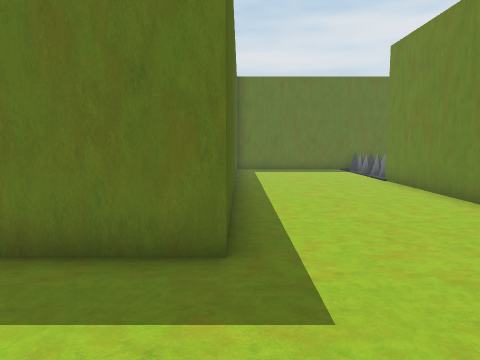
view 1 (above)

16 first-person views from a walk through a 3-D level made in the Unity game engine. The camera is 1.4 m above the floor, tilts 6° down and sees 70° across. The floor is counted in squares, 1 m on a side. Each view is taken from the middle of a square. On the plan, view 1 faces up. The plan holds only what a view shows up to about 15 squares ahead; the rest is blank. The place goes on beyond the plan. The player character is not drawn.

view 2
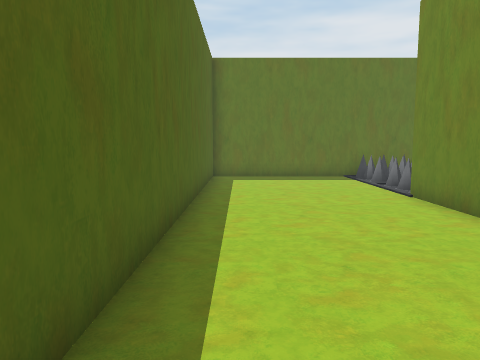

view 3
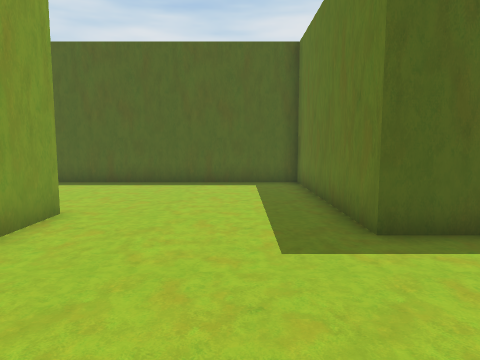

view 4
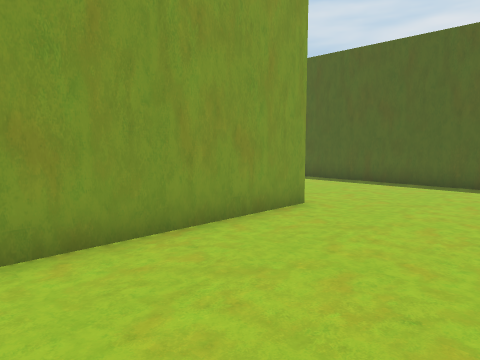

view 5
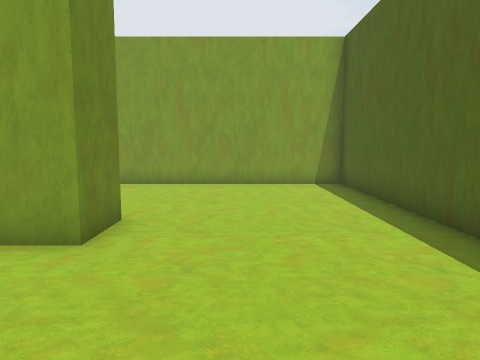

view 6
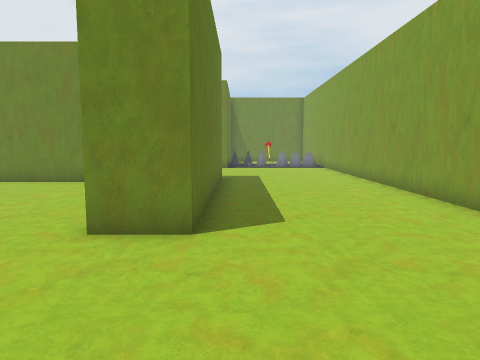

view 7
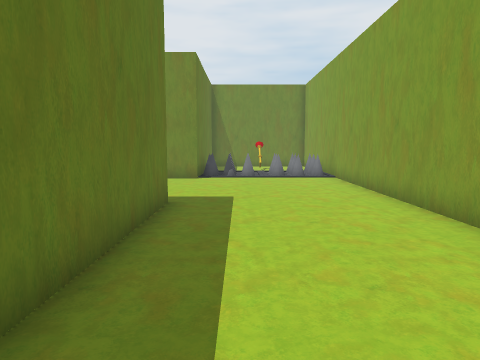

view 8
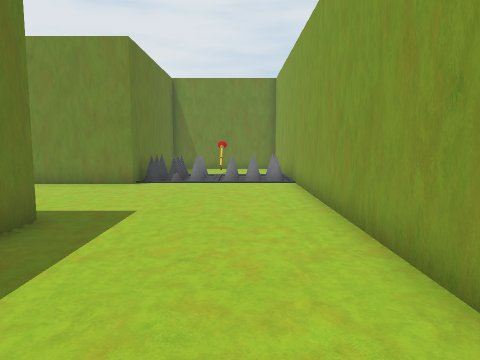

view 9
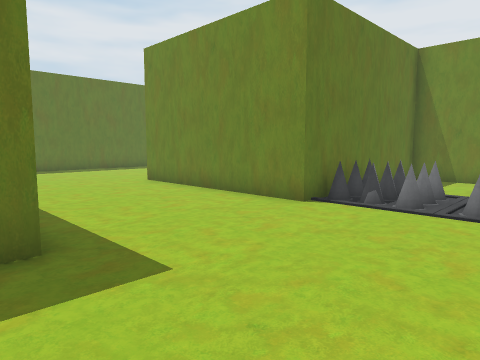

view 10
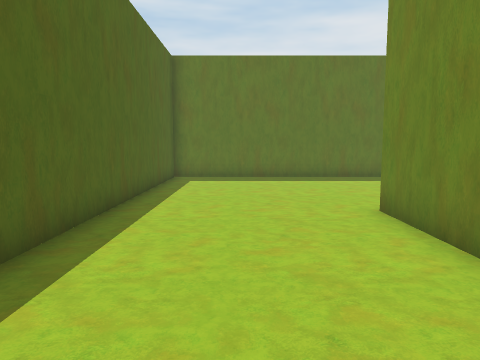

view 11
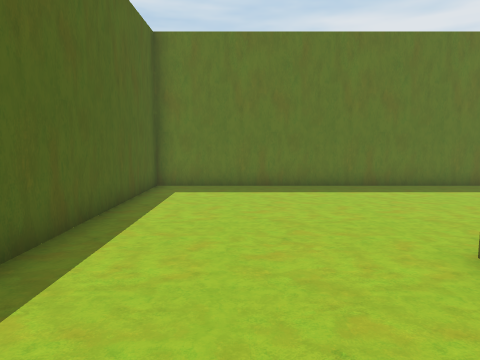

view 12
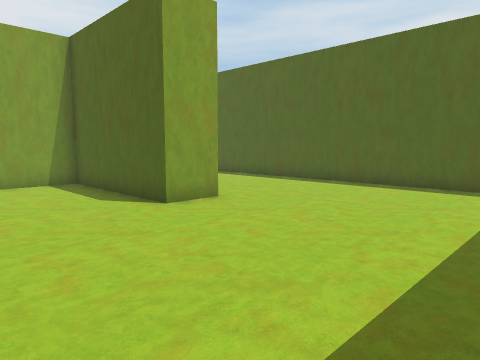

view 13
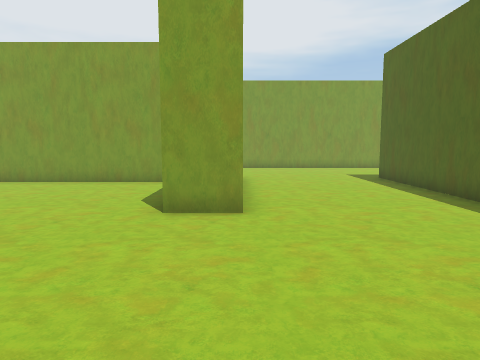

view 14
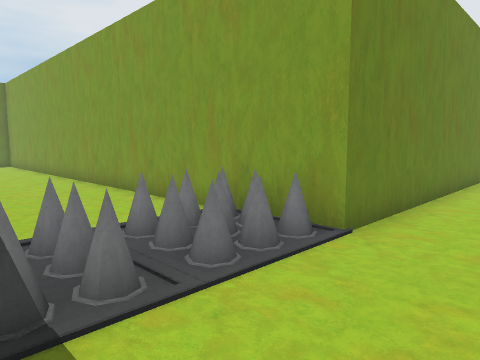

view 15
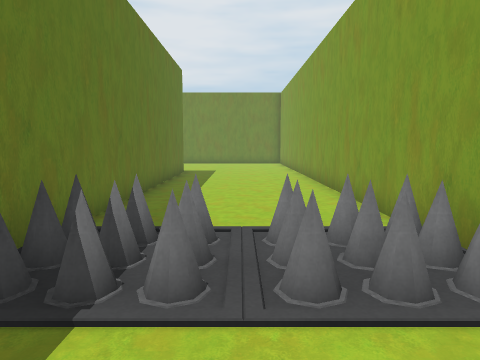

view 16
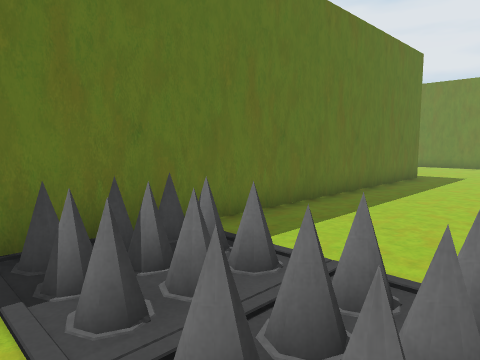

### Floor plan
Points are (right, up) in squares from view 1. A wall is a line through its corners. A room is listed if a view was taken in it or the views show most of it. See-through windows are left out.
Room 1 (views 1, 2, 3, 4, 5, 6, 7, 8, 9, 10, 11, 12, 13, 14, 15, 16)
walls: (5.6, 1.6) (5.6, 13.1) (19.5, 13.1); (13.5, -3.3) (12.9, -3.3) (12.9, 4.1) (14.6, 4.1) (14.6, -1.6) (19.5, -1.6); (18.1, 11.5) (7.2, 11.5) (7.2, -3.3) (-1.8, -3.3) (-1.8, -1.6) (4.2, -1.6); (19.5, -3.3) (15.4, -3.3); (-0.2, 18.5) (-0.2, 4.1) (-7.5, 4.1) (-7.5, -9) (16, -9); (19.5, 18.8) (-0.2, 18.8)
objects: other object (6, 14) to (8, 15); other object (6, 17) to (8, 18); other object (14, -8) to (16, -7); other object (14, -5) to (16, -3)

Positions as (right, up) in squares from view 1, and headings:
1: (0, 0), facing up
2: (1, 4), facing up
3: (5, 2), facing left
4: (5, 3), facing down-left
5: (-4, 3), facing down
6: (-7, -4), facing right
7: (-1, -5), facing right
8: (1, -7), facing right
9: (6, -8), facing up-right
10: (10, -3), facing up
11: (10, 0), facing up
12: (19, 11), facing down-left
13: (13, 11), facing down
14: (3, 18), facing down-right
15: (3, 16), facing right
16: (5, 14), facing up-right
